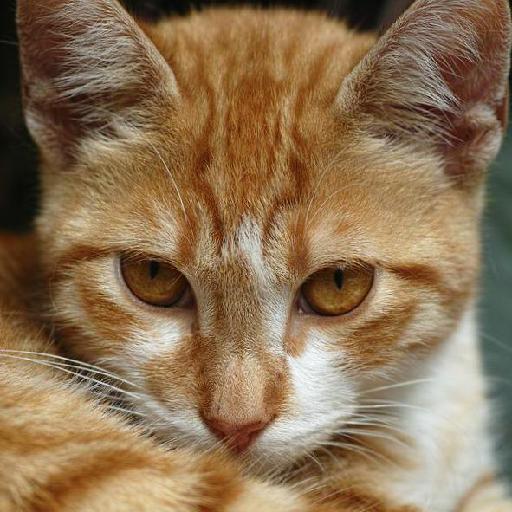
#> input picture archive/animals/inf/cats_test/cat101.jpg, 512 x 512 px
$ python predict_an_image.py archive/animals/inf/cats_test/cat101.jpg
#> lines starting #> are read from the running program, lines starting #| are printed output that depends on the picture
#> (reads models/trained_svm.pkl from the repository)
import sys
import cv2
import numpy as np
import joblib
from skimage.feature import hog

# Map class index (0-4) directly to animal names
CLASS_MAPPING = {
    0: "cat",
    1: "dog",
    2: "elephant",
    3: "horse",
    4: "lion"
}

def extract_features(img):
    """
    Extracts HOG shape features + HSV color histogram for a single image.
    Accepts either an image array or a string file path.
    """
#> called with img = 'archive/animals/inf/cats_test/cat101.jpg'
    if isinstance(img, str):
        img = cv2.imread(img)
#> img is the input picture: shape (512, 512, 3); mean B, G, R 83.3, 114.1, 139.8
        if img is None:
            raise FileNotFoundError(f"Could not load image from path: {img}")

    img_resized = cv2.resize(img, (128, 128))
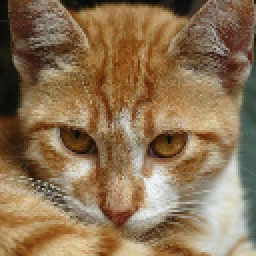
#> img_resized: shape (128, 128, 3) (shown 2 times larger); mean B, G, R 83.4, 114.2, 139.9

    # 1. HOG shape features
    gray = cv2.cvtColor(img_resized, cv2.COLOR_BGR2GRAY)
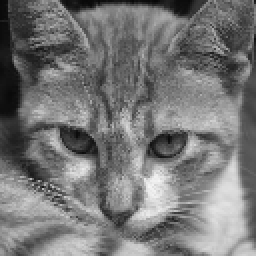
#> gray: shape (128, 128) (shown 2 times larger); min 7, max 245, mean 118.4
    hog_feat = hog(
        gray,
        orientations=9,
        pixels_per_cell=(16, 16),
        cells_per_block=(2, 2),
        block_norm='L2-Hys',
        visualize=False
    )
#> hog_feat = 1764 values, max 0.283 at index 1477, min 0.0144 at index 1573, mean 0.155

    # 2. HSV Color Histogram
    hsv = cv2.cvtColor(img_resized, cv2.COLOR_BGR2HSV)
#> hsv: shape (128, 128, 3); mean H, S, V 20.3, 112.2, 140.7
    hist = cv2.calcHist([hsv], [0, 1], None, [16, 16], [0, 180, 0, 256])
    cv2.normalize(hist, hist, alpha=0, beta=1, norm_type=cv2.NORM_MINMAX)
    hsv_feat = hist.flatten()
#> hsv_feat = 256 values, max 1 at index 22, min 0 at index 45, mean 0.0399

    combined = np.hstack([hog_feat, hsv_feat]).astype(np.float32)
#> combined = 2020 values, max 1 at index 1786, min 0 at index 1809, mean 0.141
    return combined.reshape(1, -1)

def predict_an_image(img, model_path="models/trained_svm.pkl"):
    """
    Predicts the animal name for a single image path or image matrix.
    """
    bundle = joblib.load(model_path)
    scaler = bundle["scaler"]
    svm_model = bundle["svm"]

    features = extract_features(img)
    scaled_features = scaler.transform(features)

#> (the run stopped early here; a loop or call above may not have finished)
